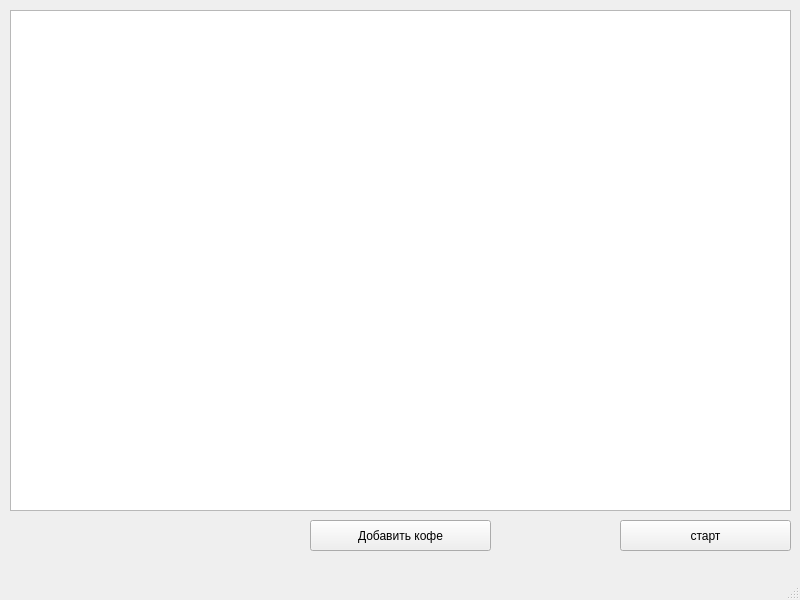
<?xml version="1.0" encoding="UTF-8"?>
<ui version="4.0">
 <class>MainWindow</class>
 <widget class="QMainWindow" name="MainWindow">
  <property name="geometry">
   <rect>
    <x>0</x>
    <y>0</y>
    <width>800</width>
    <height>600</height>
   </rect>
  </property>
  <property name="windowTitle">
   <string>MainWindow</string>
  </property>
  <widget class="QWidget" name="centralwidget">
   <widget class="QPushButton" name="start">
    <property name="geometry">
     <rect>
      <x>620</x>
      <y>520</y>
      <width>171</width>
      <height>31</height>
     </rect>
    </property>
    <property name="text">
     <string>старт</string>
    </property>
   </widget>
   <widget class="QTableWidget" name="tableWidget">
    <property name="geometry">
     <rect>
      <x>10</x>
      <y>10</y>
      <width>781</width>
      <height>501</height>
     </rect>
    </property>
   </widget>
   <widget class="QPushButton" name="addCoffee">
    <property name="geometry">
     <rect>
      <x>310</x>
      <y>520</y>
      <width>181</width>
      <height>31</height>
     </rect>
    </property>
    <property name="text">
     <string>Добавить кофе</string>
    </property>
   </widget>
  </widget>
  <widget class="QMenuBar" name="menubar">
   <property name="geometry">
    <rect>
     <x>0</x>
     <y>0</y>
     <width>800</width>
     <height>21</height>
    </rect>
   </property>
  </widget>
  <widget class="QStatusBar" name="statusbar"/>
 </widget>
 <resources/>
 <connections/>
</ui>
